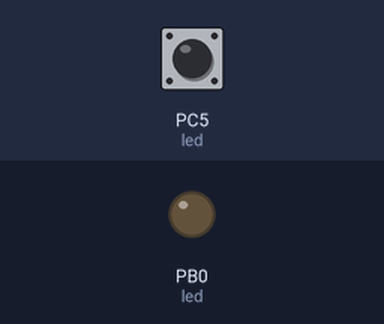
A program run on a simulated ATmega328P, built with avr-gcc and emulated at 20 MHz (the files do not name the chip). On the bench: output pins drawn as LEDs (lit = HIGH). Inputs (shaded band) come from the test bench; at power-on: PC5 (led) HIGH.

Above: at 1.2 s.
1.3 s: PC5 (led) pulled LOW for 0.15 s
At 1.37 s:
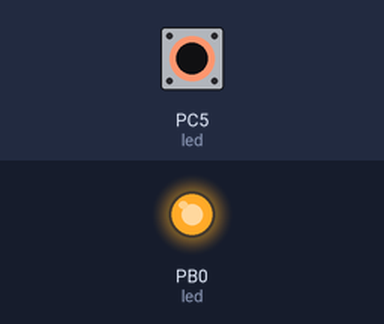
2.9 s: PC5 (led) pulled LOW for 3.2 s
At 7.0 s:
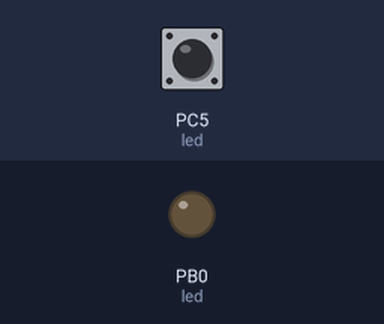
Timing chart, 0 to 8.5 s (numbered marks = the images above; inputs shaded):
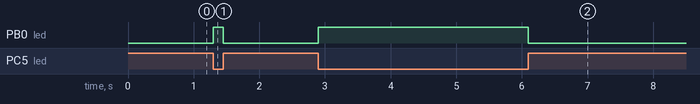

Measured:
- after the input at 1.3 s, PB0 (led): LOW → HIGH at once, → LOW 0.15 s later
- after the input at 2.9 s, PB0 (led): LOW → HIGH at once, → LOW 3.2 s later

The program:

main.c
```c
#define F_CPU 20000000

#include <avr/io.h>       // Header file for basic avr input/output
#include <avr/interrupt.h>

int main(void)
{
    DDRB |= (1<<0);     // Configure PB0 as an output using the Port B Data Direction Register (DDRB) - '|=' set bit number
    DDRC &= ~(1<<5);    // Configure PC5 as an input using the PORT C Data Direction Register C (DDRC) - led - '&=~' clear bit number
    PORTC = 1<<5;       // Enable the pull-up resistor on PC5 using the Port C Data Register (PORTC)- button

    PCMSK1 |= (1 << PCINT13);   // Enable pin change interrupt on the PCINT13 pin using Pin Change Mask Register 1 (PCMSK1)
    PCICR |= (1 << PCIE1);      // Enable pin change interrupt 1 using the Pin Change Interrrupt Control Register (PCICR)

    sei();              // Enable interrupts

    while(1);           // Loop forever

}

ISR(PCINT1_vect)
{
    // Read PC5 using the Port D Pin Input Register (PIND)
    if (PINC & (1<<5))      // If PC5 is high - button not pressed
                            // When pull-up is enabled, default state of pin becomes 1
    {
        PORTB &= ~(1<<0);    // Set PB0 low using the Port B Data Register (PORTB) - led off
    }
    else                    // PC5 is low - button pressed
    {
        PORTB |= (1<<0);   // Set PB0 high using the Port B Data Register (PORTB) - led on
    }
}
```
